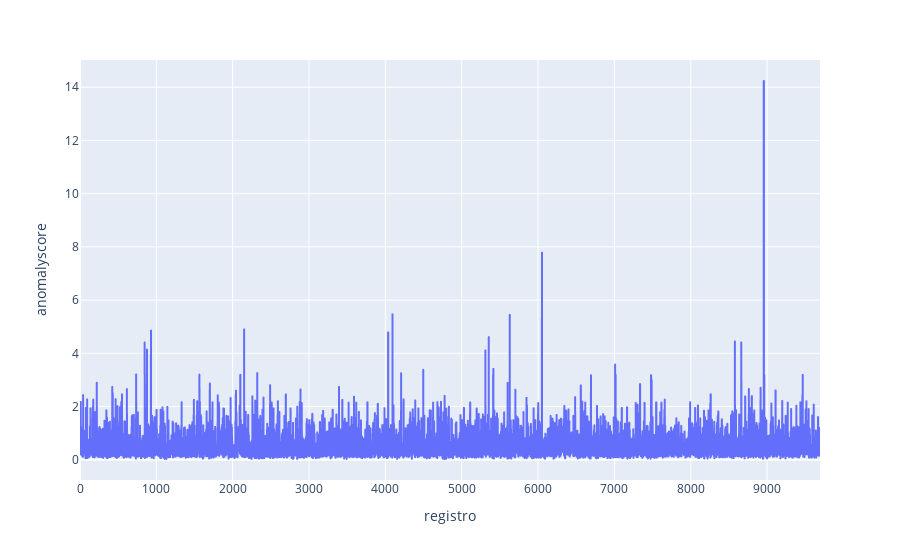

Write notebook code for a chart like this one.
### Code cell


### Figure 1 — Plotly figure (JSON) as saved in the notebook; plotly's stock layout.template omitted (floating-point values rounded to 4 significant figures; data arrays with more than 128 entries replaced by an {"elided": "..."} marker saying what was removed)
{"data": [{"customdata": {"elided": "9694x13 mixed values"}, "hovertemplate": "registro=%{x}<br>anomalyscore=%{y}<br>ruttitular=%{customdata[0]}<br>numerosolicitud=%{customdata[1]}<br>clasificaciongrupo=%{customdata[2]}<br>clasificacionsubgrupo=%{customdata[3]}<br>clasificacionapertura=%{customdata[4]}<br>fechaprestacion=%{customdata[5]}<br>fecharecepcionliquidacion=%{customdata[6]}<br>rutprestador=%{customdata[7]}<br>nombreprestador=%{customdata[8]}<br>cantidad=%{customdata[9]}<br>valorprestacionclp=%{customdata[10]}<br>valorpagoclp=%{customdata[11]}<br>costounitarioclp=%{customdata[12]}<extra></extra>", "legendgroup": "", "line": {"color": "#636efa", "dash": "solid"}, "marker": {"symbol": "circle"}, "mode": "lines", "name": "", "showlegend": false, "type": "scattergl", "x": {"elided": "9694 int values"}, "xaxis": "x", "y": {"elided": "9694 float values"}, "yaxis": "y"}], "layout": {"legend": {"tracegroupgap": 0}, "margin": {"t": 60}, "xaxis": {"anchor": "y", "domain": [0, 1], "title": {"text": "registro"}}, "yaxis": {"anchor": "x", "domain": [0, 1], "title": {"text": "anomalyscore"}}}}
